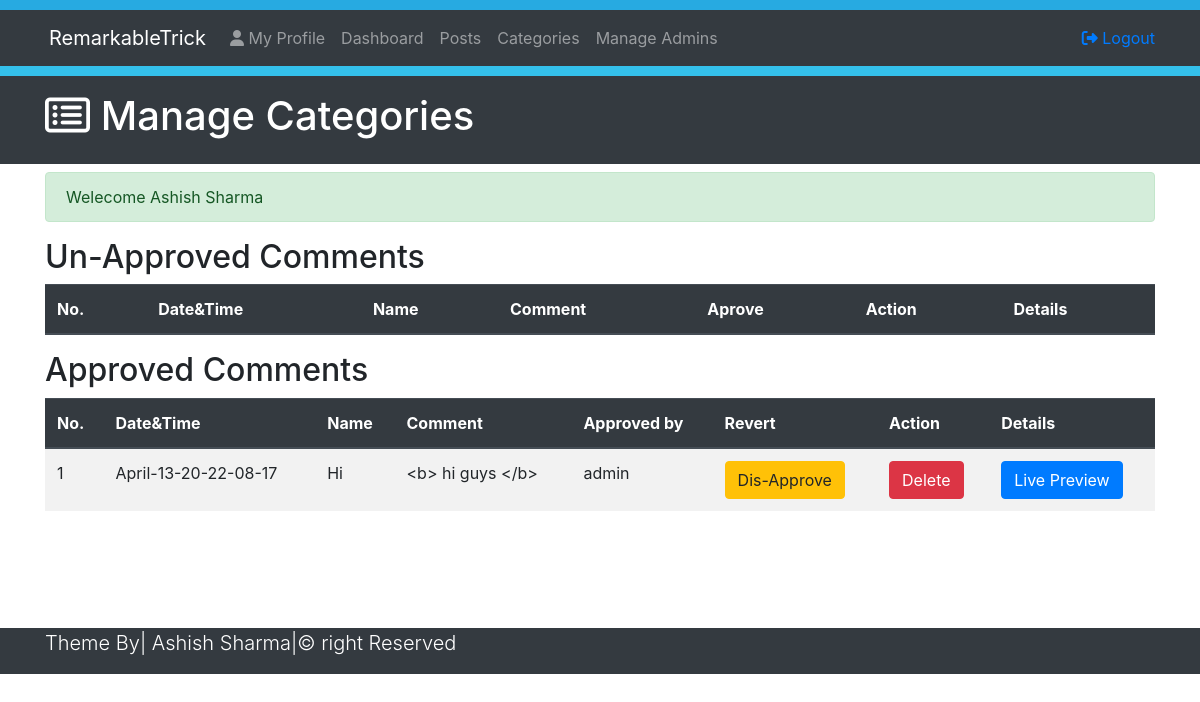
Screenshot of /comment.php (signed in) with the database file from the repository.
### tables this page shows
CREATE TABLE `comment` (
  `id` int(10) NOT NULL,
  `dateandtime` varchar(50) NOT NULL,
  `name` varchar(50) NOT NULL,
  `email` varchar(50) NOT NULL,
  `comment` varchar(500) NOT NULL,
  `approvedby` varchar(50) NOT NULL,
  `statues` varchar(5) NOT NULL,
  `postid` int(10) NOT NULL
);

### comment.php (the view, shortened to what this page needs)
<?php require_once("include/function.php"); ?>
<?php require_once("include/session.php"); ?>
<!DOCTYPE html>
<html lang="en">
<head>
     <link rel="stylesheet" type="text/css" href="css/style.css"/>
    <link rel="stylesheet" href="https://stackpath.bootstrapcdn.com/bootstrap/4.4.1/css/bootstrap.min.css">
</head>
<body>
    <div style="height:10px; background:#27aae1;"></div>
    <nav class="navbar navbar-expand-lg navbar-dark bg-dark">
        <div class="container">
            <a href="#" class="navbar-brand pl-1">RemarkableTrick</a>
            <div class="collapse navbar-collapse" id="navbarNav">
                    <ul class="navbar-nav mr-auto">
                        <li class="navbar-item">
                            <a href="myprofile.php" class="nav-link"><i class="fa fa-user" aria-hidden="true"></i> </i>My Profile</a>    </li>
                        <li class="navbar-item">
                            <a href="dashboard.php" class="nav-link">Dashboard</a>    </li>
                        <li class="navbar-item">
                            <a href="posts.php" class="nav-link">Posts</a>    </li>
                        <li class="navbar-item">
                            <a href="categories.php" class="nav-link">Categories</a>    </li>
                        <li class="navbar-item">
                            <a href="admins.php" class="nav-link">Manage Admins</a></li>
            </ul>
        </div>
            <ul class="navbar-nav ml-auto">
                <li class="nav-item"> <a href=logout.php><i class="fa fa-sign-out" aria-hidden="true"></i> Logout</a></li></ul>
        </div>
    </nav>
 <div style="height:10px; background:#34c0eb;"></div>
<header class="bg-dark text-white py-3">
    <div class="container">
    <div class="row">
        <div class="col-md-12">
         <h1><i class="fa fa-list-alt" aria-hidden="true"></i> Manage Categories</h1>
        </div>
        </div>
    </div>
</header>
<section class="container py-2 mb-4">
      <div class="row" style="min-height:30px;">
        <div class="col-lg-12" style="min-height:400px;">
          <?php
           echo successMsg();
           ?>
          <h2>Un-Approved Comments</h2>
          <table class="table table-striped table-hover">
            <thead class="thead-dark">
              <tr>
                <th>No. </th>
                <th>Date&Time</th>
                <th>Name</th>
                <th>Comment</th>
                <th>Aprove</th>
                <th>Action</th>
                <th>Details</th>
              </tr>
            </thead>
          </table>
          <h2>Approved Comments</h2>
          <table class="table table-striped table-hover">
            <thead class="thead-dark">
              <tr>
                <th>No. </th>
                <th>Date&Time</th>
                <th>Name</th>
                <th>Comment</th>
                <th>Approved by</th>
                <th>Revert</th>
                <th>Action</th>
                <th>Details</th>
              </tr>
            </thead>
          <?php
          $sql = "SELECT * FROM comment WHERE statues='ON' ORDER BY id desc";
          $Execute =$Connectingdb->query($sql);
          $SrNo = 0;
          while ($DataRows=$Execute->fetch()) {
            $CommentId         = $DataRows["id"];
            $DateTimeOfComment = $DataRows["dateandtime"];
            $CommenterName     = $DataRows["name"];
            $ApprovedBy        = $DataRows["approvedby"];
            $CommentContent    = $DataRows["comment"];
            $CommentPostId     = $DataRows["postid"];
            $SrNo++;
          ?>
          <tbody>
            <tr>
              <td><?php echo htmlentities($SrNo); ?></td>
              <td><?php echo htmlentities($DateTimeOfComment); ?></td>
              <td><?php echo htmlentities($CommenterName); ?></td>
              <td><?php echo htmlentities($CommentContent); ?></td>
              <td><?php echo htmlentities($ApprovedBy); ?></td>
              <td style="min-width:140px;"> <a href="disapprove.php?id=<?php echo $CommentId;?>" class="btn btn-warning">Dis-Approve</a>  </td>
              <td> <a href="dcom.php?id=<?php echo $CommentId;?>" class="btn btn-danger">Delete</a>  </td>
              <td style="min-width:140px;"> <a class="btn btn-primary"href="fullpost.php?id=<?php echo $CommentPostId; ?>" target="_blank">Live Preview</a> </td>
            </tr>
          </tbody>
          <?php } ?>
          </table>
        </div>
      </div>
    </section>
    <br>
    <footer class="bg-dark text-white">
<div class="container">
    <div class="row">
        <div class="col-md-12">
    <p class="lead text-centre">Theme By| Ashish Sharma|&copy right Reserved</p>
    </div>
        </div>
    </div>
</footer>
</body>
</html>

### css/style.css (style rules this page uses)
.navbar-dark { background-color: #512DA8; }

### rows the page displays
comment: dateandtime "April-13-20-22-08-17", name "Hi", comment "<b> hi guys </b>", approvedby "admin"

### other values shown
successMsg() "Welecome Ashish Sharma"
